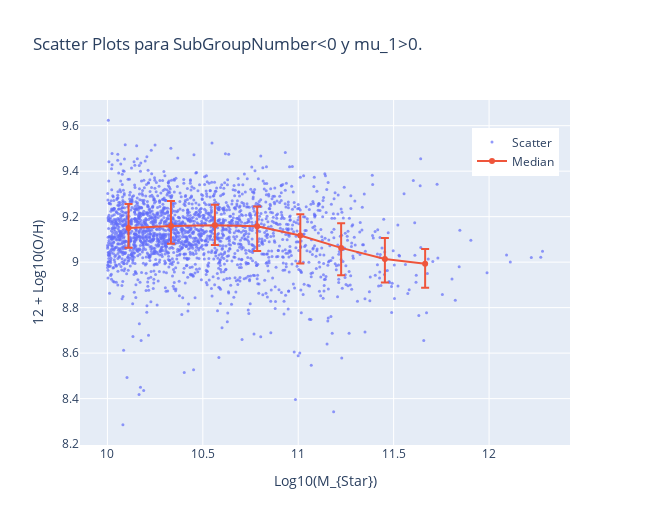

Notebook code for this chart:
### Code cell
fig = go.Figure(data=[go.Scatter(x = xvar,y = yvar,
                                 name="Scatter",
                                 mode='markers',
                                 marker=dict(
                                 size=3,
#                                  color=color,
                                 opacity=0.7,
                                 colorscale='Rainbow', 
                                 showscale=False,
                                 colorbar=dict(title=parametro)
                                 )
                    ),go.Scatter(x = xmedian,y = ymedian,
                                 name="Median",
                                 error_y=dict(type='data',
                                 symmetric=False,
                                 array=yerror[1],
                                 arrayminus=yerror[0])
    )])

fig.update_layout(title='Scatter Plots para '+parametro+'<'+str(cota_par)+' y '+parametro_2+'>'+str(cota_par_2)+'.')

fig.update_xaxes(title_text = 'Log10(M_{Star})')

fig.update_yaxes(title_text = '12 + Log10(O/H)')

# fig.update_layout(showlegend=False)

fig.update_layout(legend=dict(
    yanchor="top",
    y=0.92,
    xanchor="left",
    x=0.8
))

fig.update_layout(
    autosize=False,
    width=650,
    height=525
    )

fig.show()

### Figure 1 — Plotly figure (JSON) as saved in the notebook; plotly's stock layout.template omitted (floating-point values rounded to 4 significant figures; data arrays with more than 128 entries replaced by an {"elided": "..."} marker saying what was removed)
{"data": [{"marker": {"colorbar": {"title": {"text": "SubGroupNumber"}}, "colorscale": [[0, "rgb(150,0,90)"], [0.125, "rgb(0,0,200)"], [0.25, "rgb(0,25,255)"], [0.375, "rgb(0,152,255)"], [0.5, "rgb(44,255,150)"], [0.625, "rgb(151,255,0)"], [0.75, "rgb(255,234,0)"], [0.875, "rgb(255,111,0)"], [1, "rgb(255,0,0)"]], "opacity": 0.7, "showscale": false, "size": 3}, "mode": "markers", "name": "Scatter", "type": "scatter", "x": {"elided": "2172 float values"}, "y": {"elided": "2172 float values"}}, {"error_y": {"array": [0.1059, 0.1097, 0.09017, 0.08599, 0.09335, 0.1083, 0.09263, 0.06478], "arrayminus": [0.08679, 0.07875, 0.08752, 0.109, 0.1234, 0.1202, 0.1034, 0.1051], "symmetric": false, "type": "data"}, "name": "Median", "type": "scatter", "x": [10.11, 10.33, 10.56, 10.78, 11.01, 11.22, 11.45, 11.66], "y": [9.15, 9.159, 9.163, 9.158, 9.117, 9.063, 9.014, 8.993]}], "layout": {"autosize": false, "height": 525, "legend": {"x": 0.8, "xanchor": "left", "y": 0.92, "yanchor": "top"}, "title": {"text": "Scatter Plots para SubGroupNumber<0 y mu_1>0."}, "width": 650, "xaxis": {"autorange": true, "range": [9.856, 12.42], "title": {"text": "Log10(M_{Star})"}, "type": "linear"}, "yaxis": {"autorange": true, "range": [8.196, 9.713], "title": {"text": "12 + Log10(O/H)"}, "type": "linear"}}}
